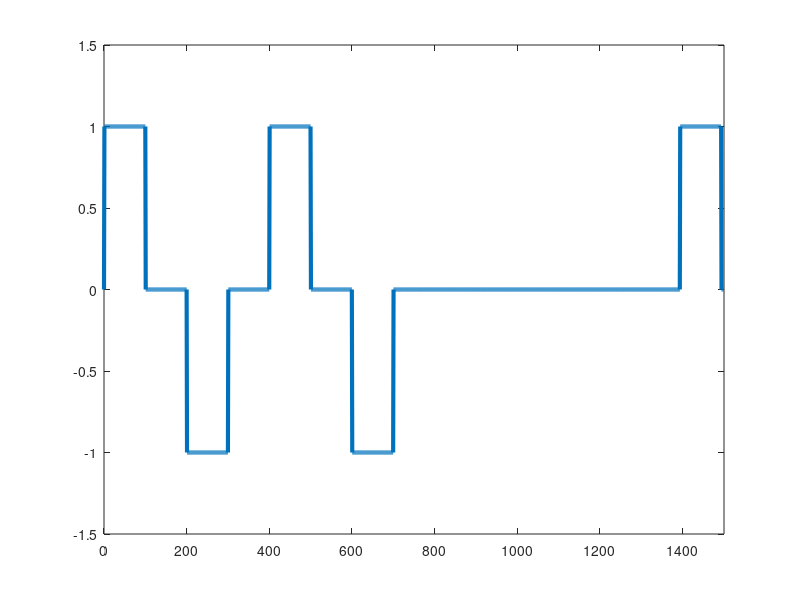

Source code (MATLAB):
%input_bit = [0 1 0 1 1 0 1 1];
input_bit = [1 1 1 1 1 1 1 1 0 0 0 0 0 0 1];
bit_duration = 100;
time = 0:1:bit_duration*length(input_bit);

% modulatioin
lastLevel = -1;
previous_state = 0;
output_data = [previous_state zeros(1, bit_duration*length(input_bit))];
index = 2;
for i=1:length(input_bit)
  if input_bit(i) == 1
    if previous_state == 0 && lastLevel == -1
      previous_state = 1;
      lastLevel = 1;
    elseif previous_state == 0 && lastLevel == 1
      previous_state = -1;
      lastLevel = -1;
    else
      previous_state = 0;
    endif
    for j=1:bit_duration
      output_data(index) = previous_state;
      index = index + 1;
    endfor
  else
    for j=1:bit_duration-1
      output_data(index) = previous_state;
      index = index + 1;
    endfor
  endif
endfor
plot(time, output_data, 'LineWidth', 3);
xlim([0 length(time)]);
ylim([-1.5 1.5]);


% demodulation
demodulated_data = zeros(1, (length(output_data)-1)/bit_duration);
previous_state = output_data(1);
index = 1;
for i=2:bit_duration:length(output_data)
  if output_data(i)==previous_state
    demodulated_data(index) = 0;
    index = index + 1;
    previous_state = output_data(i);
  else
    demodulated_data(index) = 1;
    index = index + 1;
    previous_state = output_data(i);
  endif
endfor
demodulated_data